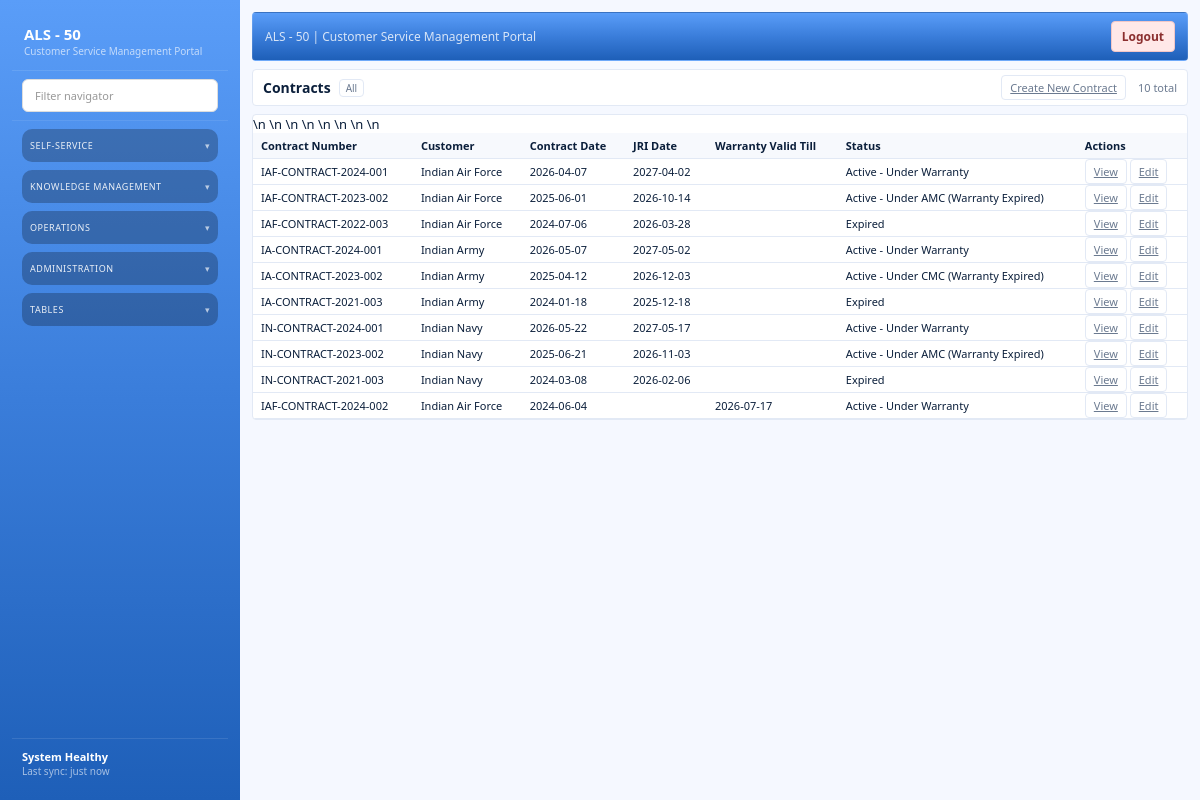
Page /admin/contracts on the committed database.
### models/entities.py (models this page shows)
class Contract(Base):
    __tablename__ = "contracts"
    id = Column(Integer, primary_key=True, index=True)
    number = Column(String(100), unique=True, nullable=False)
    customer_id = Column(Integer, nullable=True)
    data = Column(JSON, default=dict)
    created_at = Column(DateTime(timezone=True), server_default=func.now(), nullable=False)

class Customer(Base):
    __tablename__ = "customers"
    id = Column(Integer, primary_key=True, index=True)
    name = Column(String(200), nullable=False)
    data = Column(JSON, default=dict)
    created_at = Column(DateTime(timezone=True), server_default=func.now(), nullable=False)

### routers/admin.py (the view)
@router.get("/admin/contracts")
def contracts_list_page(request: Request, db: Session = Depends(get_db)):
    page = int(request.query_params.get("page", 1))
    db_contracts = db.query(Contract).order_by(Contract.id).all()
    all_contracts = [
        entity_to_dict(contract, db=db, top_level_fields=["number", "customer_id"])
        for contract in db_contracts
    ]
    import datetime
    today = datetime.date.today()
    for contract in all_contracts:
        valid_till = contract.get("valid_till")
        if valid_till:
            try:
                vt_date = datetime.datetime.strptime(valid_till, "%Y-%m-%d").date()
                if vt_date < today:
                    contract["status"] = "Expired"
            except Exception:
                pass
    pagination = paginate(all_contracts, page=page, per_page=50)
    context = build_template_context(request, contracts=pagination["items"], pagination=pagination)
    return templates.TemplateResponse(request, "contracts_list.html", context)

### templates/contracts_list.html (shortened to what this page needs)
{% extends "base.html" %}
{% block content %}
<section class="list-shell">
  <div class="list-bar">
    <div class="list-title">
      <h1>Contracts</h1>
      <span class="pill">All</span>
    </div>
    <div class="list-controls">
      <div class="list-actions">
        <a class="ghost small" href="/admin/contracts/new">Create New Contract</a>
      </div>
      <span class="list-meta">{{ pagination.total }} total</span>
    </div>
  </div>
  <div class="list-card">
    <table class="table dense">
      <thead>
        <tr> <th>Contract Number</th> <th>Customer</th> <th>Contract Date</th> <th>JRI Date</th> <th>Warranty Valid Till</th> <th>Status</th> <th>Actions</th> </tr>
      </thead>
      <tbody>
        {% for contract in contracts %}
        <tr>
          <td>{{ contract.number }}</td>
          <td>{{ contract.customer_name }}</td>
          <td>{{ contract.executed_on }}</td>
          <td>{{ contract.valid_till }}</td>
          <td>{{ contract.get('warranty_valid_till', '') if contract is mapping else '' }}</td>
          <td>{{ contract.status }}</td>
          <td>
            <a class="ghost small" href="/admin/contracts/{{ contract.id }}">View</a>
            <a class="ghost small" href="/admin/contracts/{{ contract.id }}/edit">Edit</a>
          </td>
        </tr>
        {% endfor %}
      </tbody>
    </table>
  </div>
</section>
{% endblock %}

### static/css/styles.css (style rules this page uses)
:root { --si-bg: #f5f8ff; --si-panel: #ffffff; --si-surface: #f6f9ff; --si-sidebar: #0f2e63; --si-sidebar-accent: #113a7a; --si-primary: #2b74d6; --si-primary-2: #1c59b3; --si-secondary: #0f172a; --si-text: #0b1f3b; --si-muted: #6b7a90; --si-card: #ffffff; --si-border: #e2e9f5; --si-shadow: 0 12px 28px rgba(15, 40, 90, 0.08); --si-shadow-soft: 0 6px 16px rgba(15, 40, 90, 0.06); }
* { box-sizing: border-box; }
body.si-app { background: var(--si-bg); font-family: "IBM Plex Sans", "Segoe UI", sans-serif; color: var(--si-text); margin: 0; font-size: 13px; }
.list-shell { display: grid; gap: 8px; }
.list-bar, .list-footer { background: #ffffff; border: 1px solid var(--si-border); border-radius: 4px; padding: 5px 10px; display: flex; align-items: center; justify-content: space-between; font-size: 12px; }
.list-title { display: flex; align-items: center; gap: 8px; flex-wrap: wrap; }
.list-title h1 { margin: 0; font-size: 14px; }
.pill { background: transparent; border: 1px solid var(--si-border); color: var(--si-muted); padding: 1px 6px; border-radius: 4px; font-size: 10px; }
.list-controls { display: flex; align-items: center; gap: 12px; }
.list-actions { display: flex; gap: 6px; }
.list-card { background: #ffffff; border: 1px solid var(--si-border); border-radius: 4px; box-shadow: none; overflow: hidden; }
.list-meta { color: var(--si-muted); font-size: 11px; }
.table { width: 100%; border-collapse: collapse; }
.table th, .table td { text-align: left; padding: 5px 8px; border-bottom: 1px solid var(--si-border); font-size: 11px; }
.table th { background: #f7f9fd; font-weight: 600; }
.ghost, .small { border-radius: 4px; border: 1px solid var(--si-border); padding: 4px 8px; background: #ffffff; color: var(--si-muted); cursor: pointer; font-size: 11px; }

### rows in the picture
Contract: number "IAF-CONTRACT-2024-001"
Customer: customer_name "Indian Air Force" "Indian Air Force" "Indian Air Force" "Indian Air Force"
Contract: number "IAF-CONTRACT-2023-002"
Contract: number "IAF-CONTRACT-2022-003"
Contract: number "IA-CONTRACT-2024-001"
Customer: customer_name "Indian Army" "Indian Army" "Indian Army"
Contract: number "IA-CONTRACT-2023-002"
Contract: number "IA-CONTRACT-2021-003"
Contract: number "IN-CONTRACT-2024-001"
Customer: customer_name "Indian Navy" "Indian Navy" "Indian Navy"
Contract: number "IN-CONTRACT-2023-002"
Contract: number "IN-CONTRACT-2021-003"
Contract: number "IAF-CONTRACT-2024-002"

### other values in the picture
{{ pagination.total }} "10"
{{ contract.executed_on }} "2026-04-07" "2025-06-01" "2024-07-06" "2026-05-07" "2025-04-12" "2024-01-18" "2026-05-22" "2025-06-21" "2024-03-08" "2024-06-04"
{{ contract.valid_till }} "2027-04-02" "2026-10-14" "2026-03-28" "2027-05-02" "2026-12-03" "2025-12-18" "2027-05-17" "2026-11-03" "2026-02-06"
{{ contract.status }} "Active - Under Warranty" "Active - Under AMC (Warranty Expired)" "Expired" "Active - Under Warranty" "Active - Under CMC (Warranty Expired)" "Expired" "Active - Under Warranty" "Active - Under AMC (Warranty Expired)" "Expired" "Active - Under Warranty"
{{ contract.get('warranty_valid_till', '') if contract is mapping else '' }} "2026-07-17"
